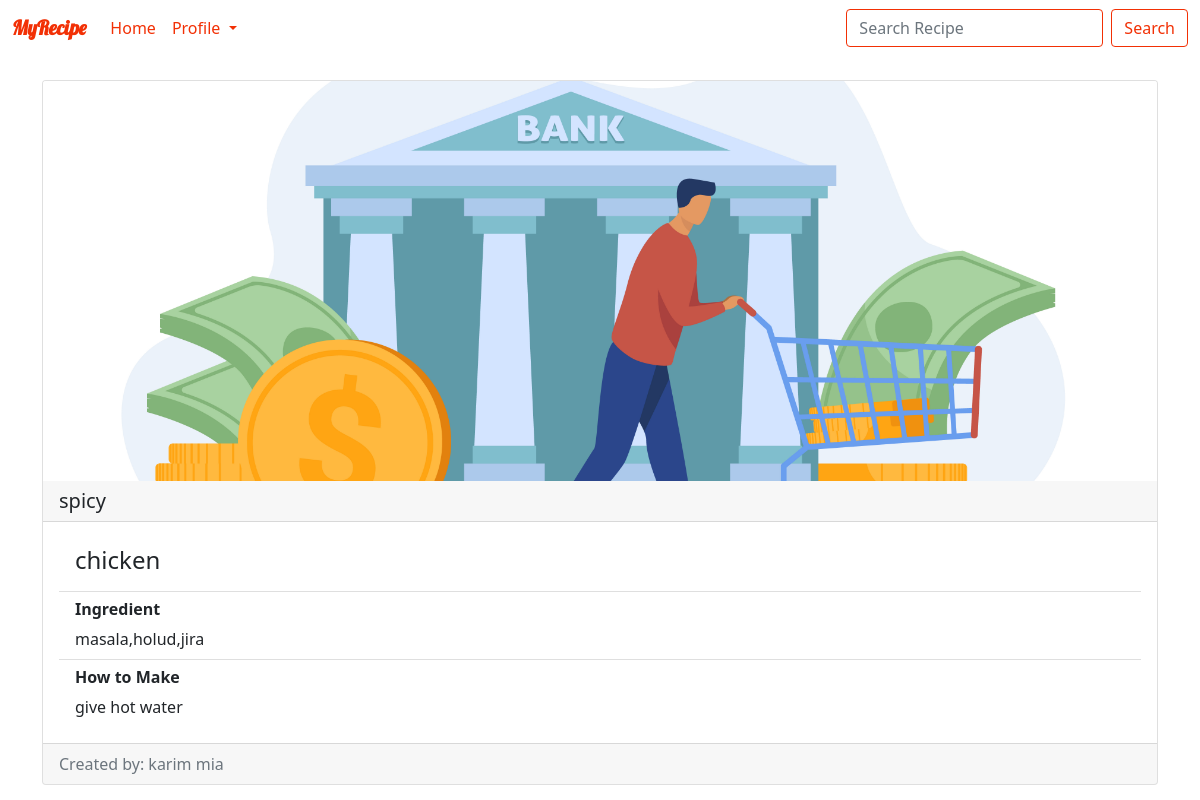
/recipes/viewrecipe/1/ (signed in), run on the app's committed database.
### recipes/models.py (models this page shows, shortened)
class recipe(models.Model):
    recipe_name = models.CharField(max_length=120)
    ingredient = models.CharField(max_length=600)
    category = models.CharField(max_length=120)
    recipe_pic = models.ImageField(upload_to="images")
    How_to_make = models.CharField(max_length=600)
    created_by = models.ForeignKey(to=User,on_delete=models.CASCADE)

### recipes/views.py (the view)
# urls.py: path('viewrecipe/<int:id>/',views.ViewRecipe.as_view(),name="viewrecipe"),
@method_decorator(login_required(login_url='login'), name='dispatch')
class ViewRecipe(TemplateView):
    template_name = 'recipes/viewrecipe.html'
    context ={}
    def get(self,request,*args,**kwargs):
        id =kwargs.get('id')
        obj = get_object_or_404(recipe,pk=id)
        self.context['obj'] = obj
        user = request.user.id
        if user:
            try:
                profile = Profile.objects.get(user=user)
                self.context['profile'] = 'pro_exist'
                return render(request, self.template_name, self.context)
            except Exception:
                return redirect('createprofile')
        return render(request,self.template_name,self.context)

### recipes/templates/recipes/viewrecipe.html (shortened to what this page needs)
<!DOCTYPE html>
<html lang="en">
<head>
    <link href="https://cdn.jsdelivr.net/npm/bootstrap@5.0.0-beta3/dist/css/bootstrap.min.css" rel="stylesheet">
    {% load static %}
    <link rel="stylesheet" href="{% static 'recipes/css/viewrecipe.css' %}">
    <link rel="stylesheet" href="{% static 'home/css/home.css' %}">
</head>
<body>
{% include 'home/nav.html' %}
<div class="container">
    <div class="card mb-3">
        <img src="/{{obj.recipe_pic}}" class="card-img-top" alt="...">
        <h5 class="card-header">{{obj.category}}</h5>
        <div class="card-body">
              <ul class="list-group list-group-flush">
                  <li class="list-group-item"><h4 class="card-title">{{obj.recipe_name}}</h4></li>
                  <li class="list-group-item">
                      <h6><b>Ingredient</b></h6>
                      {{obj.ingredient}}
                  </li>
                  <li class="list-group-item">
                      <h6><b>How to Make</b></h6>
                      {{obj.How_to_make}}</li>
              </ul>
        </div>
        <div class="card-footer text-muted">
            Created by: {{obj.created_by.first_name}} {{obj.created_by.last_name}}
         </div>
    </div>
</div>
</body>
</html>

### recipes/static/recipes/css/viewrecipe.css (style rules this page uses)
img { max-width:auto !important; height:400px !important; }

### home/static/home/css/home.css (style rules this page uses)
.container { position: relative; padding-top:2% }
.card-img-top { width: 100%; height: 15vw; object-fit: cover; }

### data on the page
recipe: recipe_pic (picture), category "spicy", recipe_name "chicken", ingredient "masala,holud,jira", How_to_make "give hot water", created_by.first_name "karim", created_by.last_name "mia"
